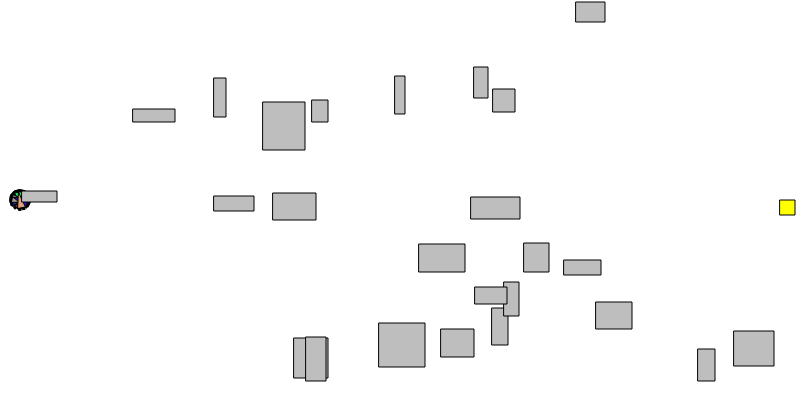
Frame 1 (no input)
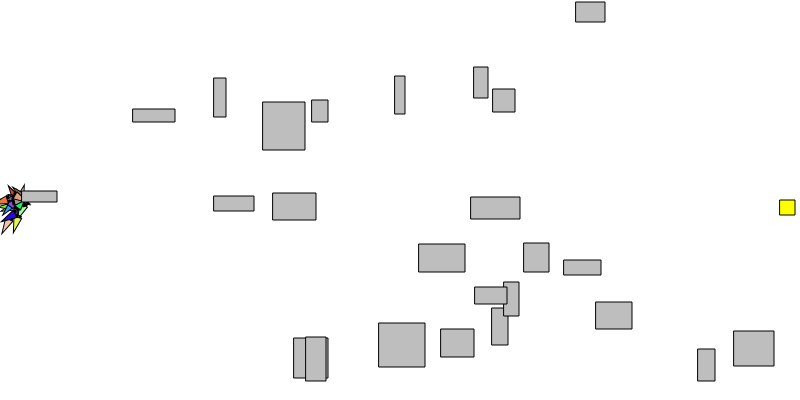
Frame 60 (no input)
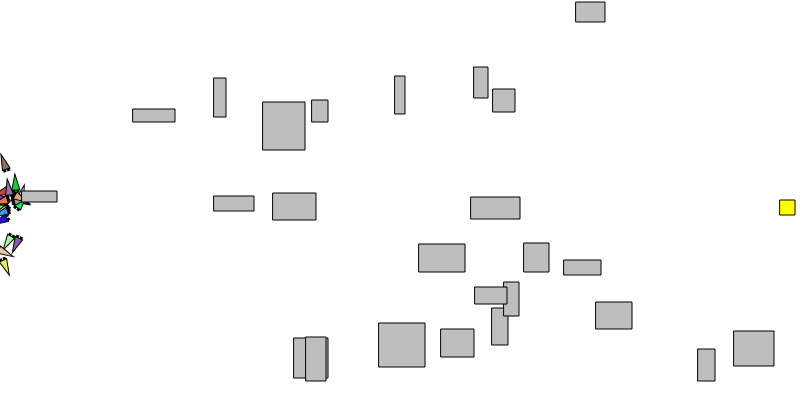
Frame 120 (the mouse pressed at the canvas centre since frame 60)

The p5.js sketch that drew these frames (run headless with seeded random() and noise() and a simulated clock; from frame 60 on, the mouse is pressed at the canvas centre):

// p5.js sketch
// ── sketch.js
var NUM_MOVES = 800;
var POP_SIZE = 25;
var NUM_OBSTACLES = 25;

var popu;
var target;
var obstacles;
var moving;
var continuous;
var moves;
var generationCount;

function setup() {
  createCanvas(800, 400);
  popu = new Population(POP_SIZE);
  popreset();
  continuous = true;
}//setup

function draw() {
  background(255);
  if (moving && moves == NUM_MOVES) {
    moving = false;
    popu.setFitness(target);
    print("Generation " + generationCount);
    print("Best fitness: " + popu.getBestFitness());
    print("Avg  fitness: " + popu.getAvgFitness());
    moves++;
  }
  if (continuous ) {
    if (moves > NUM_MOVES) {
      moves++;
    }
    if (moves == NUM_MOVES + 60) {
      popu = popu.matingSeason(true);
      moving = true;
      moves = 0;
      generationCount++;
    }
  }//continuous
  if (moving) {
    popu.run(false, obstacles);
    moves++;
  }
  else {
    popu.display(false);
  }
  displayBlocks();
}//draw

function popreset() {
  popu.randomPop();
  target = new Block(780, 200, 15, 15, TARGET);
  //obstacleSetup();
  randomObstacles();
  moving = true;
  moves = 0;
  generationCount = 0;
}

function displayBlocks() {
  target.display();
  for (var o=0; o < NUM_OBSTACLES; o++) {
    obstacles[o].display();
  }
}//displayBlocks

function obstacleSetup() {
  obstacles = new Array(NUM_OBSTACLES);
  obstacles[0] = new Block(200, 350, 100, 15, OBSTACLE);
  obstacles[1] = new Block(100, 200, 100, 15, OBSTACLE);
  obstacles[2] = new Block(300, 200, 100, 15, OBSTACLE);
  obstacles[3] = new Block(200, 100, 100, 15, OBSTACLE);

}//obstacleSetup

function randomObstacles() {
  obstacles = new Array(NUM_OBSTACLES);
  var posBound = 0;
  var sizeMin = 10;
  var sizeMax = 50;

  for (var o=0; o < NUM_OBSTACLES; o++) {
    var x = int(random(20, width-sizeMax));
    var y = int(random(posBound, height-sizeMax));
    var w = int(random(sizeMin, sizeMax));
    var h = int(random(sizeMin, sizeMax));
    obstacles[o] = new Block(x, y, w, h, OBSTACLE);
  }
}//randomObstacles

function keyPressed() {
  if (key == 'p') {
    popreset();
  }
  else if (key == 'm') {
    popu = popu.matingSeason(true);
    moving = true;
    moves = 0;
    generationCount++;
  }
}//keyPressed


var TARGET = 0;
var OBSTACLE = 1;

class Block {

  constructor( maxX,  maxY,  maxW,  maxH, t) {
    if (t ==undefined ) {
      this.type = OBSTACLE;
      this.y = int(random(maxY));
      this.wSize = int(random(10, maxW));
      this.hSize = int(random(10, maxH));
    }
    else {
      this.type = t;
      this.x = maxX;
      this.y = maxY;
      this.wSize = maxW;
      this.hSize = maxH;
    }
  }

  display() {
    rectMode(CORNER);
    if (this.type == TARGET) {
      fill(255, 255, 0);
    }
    else {
      fill(190);
    }
    rect(this.x, this.y, this.wSize, this.hSize);
  }//display()

  collide(racoon) {
    var hit = racoon.position.x >= this.x && racoon.position.x <= this.x+this.wSize;
    hit = hit && racoon.position.y >= this.y && racoon.position.y <= this.y+this.hSize;
    return hit;
  }//collide
}//Block

/*
  A Gene is designed to store "genetic" data for
  a single trait to be used in a genetic algorithm.

  The main part of the gene is the genotype, which
  is an array representation of a binary number. The
  length of the array will determine the number of digits
  and as a result, the maximum possible value of the Gene.
  So a Gene of legth 5 has a maximum value of
  11111 base 2, or 31.
*/

class Gene {

  constructor(gl, copycon) {
    if (copycon == undefined) {
      this.geneLength = gl;
      this.genotype = new Array(this.geneLength);
      for (var i=0; i < this.geneLength; i++) {
        this.genotype[i] = int(random(2));
      }//random loop
    }
    else {
      this.geneLength = gl.geneLength;
      this.genotype = new Array(this.geneLength);
      arrayCopy(gl.genotype, this.genotype);
    }
      this.setValue();
  }//constructor

  setValue() {
    this.value = 0;
    for (var i=0; i < this.geneLength; i++) {
      var bit = this.genotype[i];
      this.value+= int( bit * pow(2, i));
    }//random loop
  }//setValue

   mutate() {
    var r = int(random(this.geneLength));
    this.genotype[r] = (this.genotype[r] + 1) % 2;
    this.setValue();
  }//mutate

  toString() {
    var s = "";
    for (var i=0; i<this.geneLength; i++) {
      s+= this.genotype[i];
    }
    s+= " " + this.value;
    return s;
  }//toString

} //Gene


var CHROMOSOME_LENGTH = NUM_MOVES * 2;
var MOVE_GENE_LENGTH = 5;
var MAX_FORCE = 0.1;

class Individual {

  constructor(random) {

    this.chromosome = new Array(CHROMOSOME_LENGTH);
    this.fitness = 0;
    this.hitObstacle = false;
    this.c = color(0, 0, 0);
    this.phenotype = 0;

    if (random) {
      for (var g=0; g<this.chromosome.length; g++) {
        this.chromosome[g] = new Gene(MOVE_GENE_LENGTH);
      }
      this.setPhenotype();
    }
  }//constructor

  setPhenotype() {
    this.c = color(random(256), random(256), random(256));
    var angles = new Array(CHROMOSOME_LENGTH/2);
    var mags = new Array(CHROMOSOME_LENGTH/2);
    var valCount = 0;
    for (var g=0; g<CHROMOSOME_LENGTH; g+=2) {
      var theta = this.chromosome[g].value / pow(2, MOVE_GENE_LENGTH);
      theta = radians(360*theta);
      angles[valCount] = new p5.Vector(cos(theta), sin(theta) );
      var mag = this.chromosome[g+1].value / pow(2, MOVE_GENE_LENGTH);
      mag *= MAX_FORCE;
      mags[valCount] = mag;
      valCount++;
    }
    this.phenotype = new Rocket(CHROMOSOME_LENGTH/2, angles, mags);
  }

  mate(partner) {
    var child = new Individual(false);
    var parents = [this, partner];
    var currentParent = int(random(2));
    var crossoverPoint = int(random(CHROMOSOME_LENGTH));
    for (var g=0; g < CHROMOSOME_LENGTH; g++) {
      if (g == crossoverPoint) {
        currentParent = (currentParent+1)%2;
      }
      child.chromosome[g] = new Gene(parents[currentParent].chromosome[g], true);
    }
    child.setPhenotype();
    return child;
  }//mate

  setFitness(goal) {
    var d = dist(this.phenotype.position.x, this.phenotype.position.y, goal.x, goal.y);
    //fitness = pow(1/d, 2);
    this.fitness = 10/(10+d);
    if ( this.hitObstacle ) {
      this.fitness*= 0.1;
    }
    //print(fitness);
  }//setFitness

  mutate(rate) {
    for (var g=0; g < CHROMOSOME_LENGTH; g++) {
      if (random(1) < rate) {
        this.chromosome[g].mutate();
        this.setPhenotype();
      }
    }
  }//mutate

  run(showFitness, obstacles) {
    this.hitObstacle = this.phenotype.run(obstacles);
    this.display(showFitness);
  }

  display( showFitness) {
    this.phenotype.display(this.c);
    if (showFitness) {

      //print(fitness);
      textSize(15);
      fill(0);
      textAlign(CENTER);
      text(this.fitness, this.phenotype.position.x, this.phenotype.position.y);
    }
  }//display()

  toString() {
    var s = "[ ";
    for (var i=0; i<CHROMOSOME_LENGTH; i++) {
      s+= this.chromosome[i].value + " ";
    }
    return s + "]";
  }//toString()

}//Individual

var DEFAULT_MUTATION_RATE = 0.05;
class Population {


  constructor(popSize) {
    this.numIndividuals = popSize;
    this.pop = new Array(this.numIndividuals);
    this.mutationRate = DEFAULT_MUTATION_RATE;
    this.totalFitness = 0;
  }//constructor

  randomPop() {
    for (var p=0; p < this.numIndividuals; p++) {
      this.pop[p] = new Individual(true);
    }
  }//randomPop

  run(showFitness, obstacles) {
    for (var p=0; p < this.numIndividuals; p++) {
      this.pop[p].run(showFitness, obstacles);
    }
  }//

  display(showFitness) {
    for (var p=0; p < this.numIndividuals; p++) {
      this.pop[p].display(showFitness);
    }
  }//

  get(index) {
    return this.pop[index];
  }//get


  setFitness( target) {
    this.totalFitness = 0;
    for (var p=0; p < this.numIndividuals; p++) {
      this.pop[p].setFitness(target);
      this.totalFitness+= this.pop[p].fitness;
    }
  }//setFitness

  select() {
    var r = random(this.totalFitness);
    var fitnessCounter = 0;
    var p = -1;
    while (fitnessCounter < r) {
      p++;
      fitnessCounter+= this.pop[p].fitness;
    }
    return this.pop[p];
  }//select

  tournamentSelect() {
    var p0 = int(random(this.numIndividuals));
    var p1 = int(random(this.numIndividuals));
    while (p1 == p0) {
      p1 = int(random(this.numIndividuals));
    }
    if (this.pop[p0].fitness > this.pop[p1].fitness) {
      return this.pop[p0];
    }
    else {
      return this.pop[p1];
    }
  }//tournamentSelect


  matingSeason(keepBest) {
    var nextGeneration = new Population( this.numIndividuals );
    var bestIndex = -1;
    if (keepBest) {
      bestIndex = this.getBestIndex();
    }
    for (var p=0; p < this.numIndividuals; p++) {
      if (keepBest && (p == bestIndex)) {
        this.pop[p].phenotype.rocketreset();
        nextGeneration.pop[p] = this.pop[p];
      }
      else {
        var p0 = this.select();
        var p1 = this.tournamentSelect();
        var child = p0.mate(p1);
        child.mutate(this.mutationRate);
        nextGeneration.pop[p] = child;
      }
     //  //print(nextGeneration.pop[p]);
    }
    return nextGeneration;
  }//matingSeason

  getBestIndex() {
    var best = 0;
    for (var p=1; p < this.numIndividuals; p++) {
      if (this.pop[p].fitness > this.pop[best].fitness) {
        best = p;
      }
    }
    return best;
  }//getBest

  getBestFitness() {
    return this.pop[this.getBestIndex()].fitness;
  }//getBestFitness

  getAvgFitness() {
    return this.totalFitness / this.numIndividuals;
  }
}//Population


var START_X = 20;
var START_Y = 200;

class Rocket {

  constructor(numMoves, as, ms) {
    this.acceleration = new p5.Vector();
    this.velocity = new p5.Vector();
    this.moveCount = 0;
    this.r = 4;
    this.hitObstacle = false;
    if (ms == undefined) {

      this.angles = new Array(numMoves);
      this.mags = new array(numMoves);
      this.position = as.copy();
    }
    else {
      this.angles = as;
      this.mags = ms;
      this.position = new p5.Vector(START_X, START_Y);
    }
  }

  randomMoves() {
    for (var m=0; m < this.angles.length; m++) {
      var theta = random(TWO_PI);
      this.angles[m] = new p5.Vector(cos(theta), sin(theta));
      this.mags[m] = random(0.1);
      //print(moves[m]);
    }
  }

  rocketreset() {
    this.acceleration = new p5.Vector();
    this.velocity = new p5.Vector();
    this.position = new p5.Vector(START_X, START_Y);
    this.moveCount = 0;
    this.hitObstacle = false;
  }//reset

  // Run in relation to all the obstacles
  // If I'm stuck, don't bother updating or checking for intersection
  run(obstacles) {
    if (!this.hitObstacle) {
      var move = this.angles[this.moveCount].copy();
      move.mult(this.mags[this.moveCount]);
      this.applyForce(move);
      this.moveCount = (this.moveCount+1) % this.angles.length;
      this.update();
    }//free and clear
    if ( ! this.hitObstacle && this.checkObstacles(obstacles) ) {
      this.hitObstacle = true;
    }
    if ( ! this.hitObstacle && this.outOfBounds() ) {
      this.hitObstacle = true;
    }
    return this.hitObstacle;
  }//run

  outOfBounds() {
    var check = this.position.x < 0 || this.position.y < 0;
    check = check || this.position.x > width;
    check = check || this.position.y > height;
    return check;
  }

  checkObstacles(obstacles) {
    var hit = false;
    for (var o=0; o < obstacles.length; o++) {
        hit = obstacles[o].collide(this);
        if (hit) {
          break;
        }
    }
    return hit;
  }//checkObstacles

  applyForce(f) {
    this.acceleration.add(f);
  }

  update() {
    this.velocity.add(this.acceleration);
    this.position.add(this.velocity);
    this.acceleration.mult(0);
  }

  display(c) {
    var theta = this.velocity.heading() + PI/2;

    stroke(0);
    push();
    translate(this.position.x, this.position.y);
    rotate(theta);

    // Thrusters
    rectMode(CENTER);
    fill(0);
    rect(-this.r/2, this.r*2, this.r/2, this.r);
    rect(this.r/2, this.r*2, this.r/2, this.r);

    // Rocket body
    fill(c);
    beginShape(TRIANGLES);
    vertex(0, -this.r*2);
    vertex(-this.r, this.r*2);
    vertex(this.r, this.r*2);
    endShape();

    pop();
  }

}
